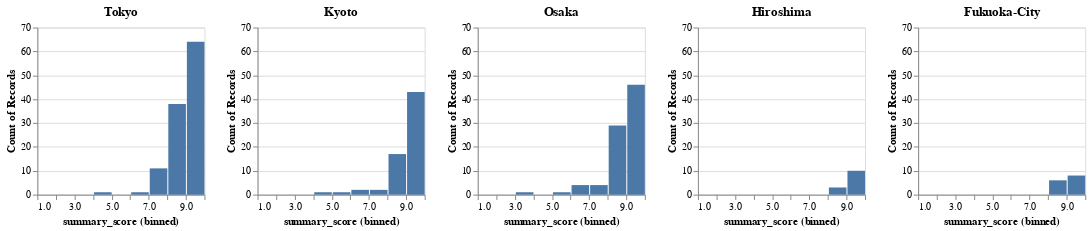

Notebook code cell kept with this figure:
### Markdown cell above
# **Task1:Which city has the best hostels available**

**Q.**Why are you pursuing this task?\
**A.**To help visitors to Japan and myself when we travel. Also, as a purely Japanese person, I would like to know which area is doing the best.

**Q.**How is the task done? \
**A.**By how many high scoring hostels are present. Some think of it as taking a ratio, but a simple number of cases is considered more substantial.

### Code cell
warnings.filterwarnings('ignore')
c1 = alt.Chart(df[df["City"]=="Tokyo"]).mark_bar().encode(alt.X('summary_score', bin={'step': 1, 'extent': [1, 10]}),y=alt.Y('count()', scale=alt.Scale(domain=[0, 70]))).properties(width=170,height=170,title="Tokyo")
c2 = alt.Chart(df[df["City"]=="Kyoto"]).mark_bar().encode(alt.X('summary_score', bin={'step': 1, 'extent': [1, 10]}),y=alt.Y('count()', scale=alt.Scale(domain=[0, 70]))).properties(width=170,height=170,title="Kyoto")
c3 = alt.Chart(df[df["City"]=="Osaka"]).mark_bar().encode(alt.X('summary_score', bin={'step': 1, 'extent': [1, 10]}),y=alt.Y('count()', scale=alt.Scale(domain=[0, 70]))).properties(width=170,height=170,title="Osaka")
c4 = alt.Chart(df[df["City"]=="Hiroshima"]).mark_bar().encode(alt.X('summary_score', bin={'step': 1, 'extent': [1, 10]}),y=alt.Y('count()', scale=alt.Scale(domain=[0, 70]))).properties(width=170,height=170,title="Hiroshima")
c5 = alt.Chart(df[df["City"]=="Fukuoka-City"]).mark_bar().encode(alt.X('summary_score', bin={'step': 1, 'extent': [1, 10]}),y=alt.Y('count()', scale=alt.Scale(domain=[0, 70]))).properties(width=170,height=170,title="Fukuoka-City")
alt.hconcat(c1,c2,c3,c4,c5)
